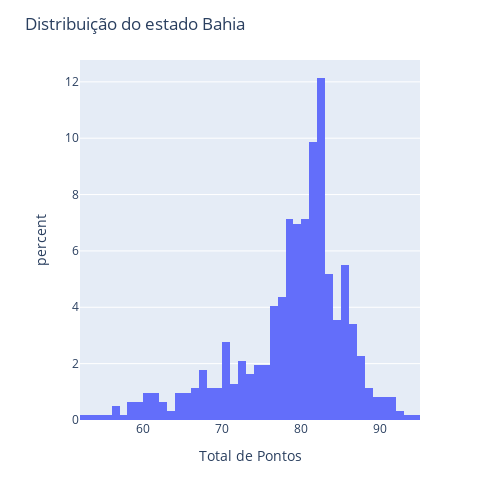

This figure's notebook cell:
### Markdown cell above
# Show histogram of the Bahia UF

### Code cell
uf_histogram('Bahia', 'Total de Pontos')

### Figure 1 — Plotly figure (JSON) as saved in the notebook; plotly's stock layout.template omitted (floating-point values rounded to 4 significant figures; data arrays with more than 128 entries replaced by an {"elided": "..."} marker saying what was removed)
{"data": [{"alignmentgroup": "True", "bingroup": "x", "histnorm": "percent", "hovertemplate": "Total de Pontos=%{x}<br>percent=%{y}<extra></extra>", "legendgroup": "", "marker": {"color": "#636efa", "pattern": {"shape": ""}}, "name": "", "nbinsx": 70, "offsetgroup": "", "orientation": "v", "showlegend": false, "type": "histogram", "x": {"elided": "618 float values"}, "xaxis": "x", "yaxis": "y"}], "layout": {"barmode": "relative", "height": 500, "legend": {"tracegroupgap": 0}, "margin": {"t": 60}, "title": {"text": "Distribuição do estado Bahia"}, "width": 500, "xaxis": {"anchor": "y", "domain": [0, 1], "title": {"text": "Total de Pontos"}}, "yaxis": {"anchor": "x", "domain": [0, 1], "title": {"text": "percent"}}}}
